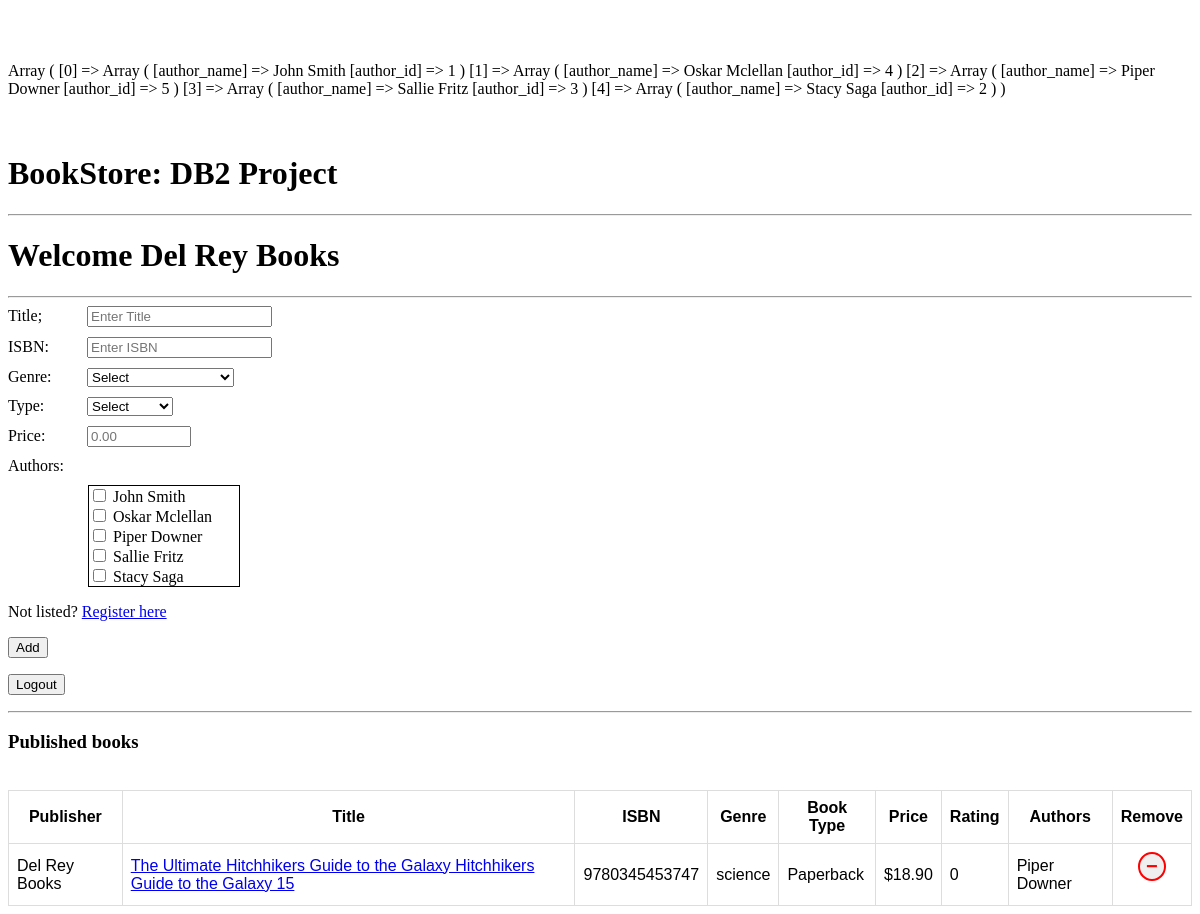
Screenshot of /publishers/publisher.php (signed in) with the database file from the repository.
### tables this page shows
CREATE TABLE tbl_is_author(
    user_id int NOT NULL,
    author_id int PRIMARY KEY NOT NULL AUTO_INCREMENT,
    author_name VARCHAR(100) NOT NULL,
    FOREIGN KEY (user_id) REFERENCES tbl_users(user_id) ON DELETE CASCADE,
    CONSTRAINT UC_authors_user UNIQUE (user_id)
);

CREATE TABLE tbl_books(
    book_id INT PRIMARY KEY NOT NULL AUTO_INCREMENT, 
    isbn VARCHAR(50) NOT NULL,
    title VARCHAR(100) NOT NULL, 
    genre VARCHAR(50) NOT NULL,
    book_type INT NOT NULL, 
    price FLOAT NOT NULL DEFAULT 0,
    rating FLOAT NOT NULL DEFAULT 0,
    publisher_name VARCHAR(100),
    FOREIGN KEY (publisher_name) REFERENCES tbl_publishers(pub_name) ON DELETE CASCADE,
    CONSTRAINT UC_Books UNIQUE (isbn, title, book_type)
);

### variables/variables.php (called while the page is built, shortened)
<?php
    $min_price = 0;
    $max_price = 10000;
    $book_types = array("Select", "Hardcover","Paperback", "Electronic","Audio");
    $book_genres = array("Select","Action, Adventures", "Alternate History", "Anthology", "Biography", "Chick Lit", "Children's", "Classic", "Comic", "Coming-of-age", "Computer Science","Crime", "Data Science","Drama", "Economics","Fairytale", "Fiction","Graphic novel", "History","Horror", "Mathematics","Mystery", "Nonfiction","Paranormal romance", "Philosophy","Picture book", "Poetry", "Political thriller", "Programming", "Psychology","Romance", "Science","Science fiction", "Short Story", "Signal Processing","Suspense", "Thriller", "Wester", "Yound adult", "Other");
    $tbl_is_author = 'tbl_is_author';
    $tbl_author_books = 'tbl_author_books';
    $tbl_books = 'tbl_books';
?>

### functions/functions.php (called while the page is built, shortened)
<?php
    function get_author_for_each_book($related_book_id, $conn){
        if(basename($_SERVER['PHP_SELF'])== 'publisher.php'){
            include('../variables/variables.php');
        } else if (basename($_SERVER['PHP_SELF'])== 'index.php'){
            include('./variables/variables.php');
        }
        $sql_fetch = "SELECT $tbl_is_author.author_name FROM $tbl_is_author WHERE $tbl_is_author.author_id IN ( SELECT $tbl_author_books.author_id FROM $tbl_author_books WHERE book_id = '$related_book_id');";
        $related_author = mysqli_query($conn, $sql_fetch);
        $auth_list = mysqli_fetch_all($related_author, MYSQLI_ASSOC);
        $auth_ct = mysqli_num_rows($related_author);
        $return_auth_string  = "";
        if($auth_ct > 0){
            if(count($auth_list) == 1){
                $return_auth_string = $auth_list[0]['author_name'];
            }
        }
        return $return_auth_string;
    }
?>

### publishers/publisher.php (the view, shortened to what this page needs)
<?php
    include('../config/db_connection.php');
    include('../variables/variables.php');
    include('../functions/functions.php');
    $typed_inputs = array('title' =>'', 'isbn'=>'', 'genre'=>'', 'type'=>'', 'price'=>'', 'authors'=>array());
    $publisher_name = htmlspecialchars($_SESSION['publisher_name']);
    $sql = "SELECT $tbl_books.book_id, $tbl_books.isbn, $tbl_books.title, $tbl_books.genre, $tbl_books.book_type, $tbl_books.price, $tbl_books.rating, $tbl_books.publisher_name FROM $tbl_books WHERE publisher_name = '$publisher_name'";
    $result = mysqli_query($conn, $sql);
    $books = mysqli_fetch_all($result, MYSQLI_ASSOC);
    $sql = "SELECT DISTINCT author_name, author_id from $tbl_is_author ORDER BY author_name;";
    $result = mysqli_query($conn, $sql);
    $available_authors = mysqli_fetch_all($result, MYSQLI_ASSOC);
    print_r($available_authors);
?>
    <?php
        include('../templates/header.php');
        function determine_Booktype($type){
            include("../variables/variables.php");
            return $book_types[$type];
        }
    ?>
    <h1>Welcome <?php echo $_SESSION['publisher_name']; ?></h1> <hr>
    <div class="publisher-center">
        <?php include('../books/add-books.php'); ?>
    </div>
    <hr>
    <h3>Published books</h3><br>
    <table>
        <tr>
            <th>Publisher</th>
            <th>Title</th>
            <th>ISBN</th>
            <th>Genre</th>
            <th>Book Type</th>
            <th>Price</th>
            <th>Rating</th>
            <th>Authors</th>
            <th>Remove</th>
        </tr>
        <?php foreach($books as $book): ?>
            <tr>
                <td><?php echo $book['publisher_name'] ?></td>
                <td><a href="../books/edit-books.php?id=<?php echo $book['book_id'] ?>"><?php echo $book['title'] ?></a></td>
                <td><?php echo $book['isbn'] ?></td>
                <td><?php echo $book['genre'] ?></td>
                <td><?php echo determine_Booktype($book['book_type']); ?></td>
                <td><?php $number = sprintf('%.2f', $book['price']); echo '$'.$number;  ?></td>
                <td><?php echo $book['rating'] ?></td>
                <td><?php  echo get_author_for_each_book($book['book_id'], $conn);?></td>
                <td style="text-align:center;">
                    <form action="<?php htmlspecialchars($_SERVER['PHP_SELF']); ?>" method="POST">
                        <button style="font-size: 20px; text-align: center; border-radius: 50%; color: red; border: 2px solid red;" type="submit" name="delete_book" value=""><b>&#8722;</b></button>
                    </form>
                </td>
            </tr>
        <?php endforeach; ?>
    </table>
    <?php include('../templates/footer.php') ?>
</html>

### books/add-books.php (shortened to what this page needs)
<form action="<?php htmlspecialchars($_SERVER['PHP_SELF']); ?>" method="post">
    <div class="book_name">
        <label for="book_name">Title;</label>
        <input type="text" name="book_name" id="" placeholder="Enter Title"
        value="<?php
            if(basename($_SERVER['PHP_SELF']) == 'publisher.php'){
                echo $typed_inputs['title'];
            }
            if(basename($_SERVER['PHP_SELF']) == 'edit-books.php'){
                echo $current_book['title'];
            }
        ?>"
        required>
    </div>
    <div class="book_isbn">
        <label for="book_isbn">ISBN:</label>
        <input type="text" name="book_isbn" id="" placeholder="Enter ISBN"
        value="<?php
            if(basename($_SERVER['PHP_SELF']) == 'publisher.php'){
                echo $typed_inputs['isbn'];
            }
            if(basename($_SERVER['PHP_SELF']) == 'edit-books.php'){
                echo $current_book['isbn'];
            }
        ?>"
        required>
    </div>
    <div class="book_genre"
    <?php
        if(basename($_SERVER['PHP_SELF']) == 'edit-books.php'){
            echo 'hidden';
        }
    ?>>
        <label for="book_genre">Genre:</label>
        <select type="text" name="book_genre" id="" placeholder="Enter Genre">
            <?php  foreach($book_genres as $genre): ?>
                <option
                <?php
                    if(basename($_SERVER['PHP_SELF']) == 'publisher.php'){
                        if($genre == $typed_inputs['genre']) {
                            echo 'selected';
                        }
                    }
                    if(basename($_SERVER['PHP_SELF']) == 'edit-books.php'){
                        echo 'disabled';
                    }
                ?>
                value="<?php echo $genre; ?>"> <?php echo $genre; ?></option>
            <?php endforeach;?>
        </select>
    </div>
    <div class="book_type" <?php
        if(basename($_SERVER['PHP_SELF']) == 'edit-books.php'){
            echo 'hidden';
        }
    ?>>
        <label for="book_type">Type:</label>
        <select type="text" name="book_type" id="" placeholder="Enter Book Type">
            <?php $index = 0; foreach($book_types as $type): ?>
                <option
                <?php
                    if(basename($_SERVER['PHP_SELF']) == 'publisher.php'){
                        if($index == $typed_inputs['type']) echo 'selected';
                    }
                    if(basename($_SERVER['PHP_SELF']) == 'edit-books.php'){
                        echo 'disabled';
                    }
                ?>
                value="<?php echo $index; ?>"> <?php echo $type; ?></option>
            <?php $index++; endforeach;?>
        </select>
    </div>
    <div class="book_price">
        <label for="book_price">Price:</label>
        <input type="number" name="book_price" id="" placeholder="0.00" step="0.01" min="<?php echo $min_price; ?>" max="<?php echo $max_price; ?>"
        value="
            <?php
                if(basename($_SERVER['PHP_SELF']) == 'publisher.php'){
                    echo $typed_inputs['price'];
                }
            ?>"
        required>
    </div>
    <div class="book_author"
    <?php
        if(basename($_SERVER['PHP_SELF']) == 'edit-books.php'){
            echo 'hidden';
        }
    ?> >
        <label for="book_author">Authors:</label>
        <div class="book_author-checkbox" >
            <?php
                if(basename($_SERVER['PHP_SELF']) == 'publisher.php'):
                    foreach($available_authors as $authors):
            ?>
                <input
                    <?php
                        if(basename($_SERVER['PHP_SELF']) == 'publisher.php'){
                            if(array_key_exists($authors['author_name'],$typed_inputs['authors'] )) {
                                echo 'checked';
                            }
                        }
                        if(basename($_SERVER['PHP_SELF']) == 'edit-books.php'){
                            echo 'disabled';
                        }
                    ?>
                type="checkbox" name="availabe_authors[]" value="<?php echo $authors['author_name']; ?>"> <?php echo $authors['author_name']; ?></input><br>
            <?php
                    endforeach;
                endif;
            ?>
        </div>
        <p>Not listed? <a href="#">Register here</a></p>
    </div>
    <div class="form-add">
        <button type="submit"
        name="<?php
            if(basename($_SERVER['PHP_SELF']) == 'publisher.php'){
                echo 'book_add';
            }
            if(basename($_SERVER['PHP_SELF']) == 'edit-books.php'){
                echo 'book_edit';
            }
        ?>"
        value="<?php
            if(basename($_SERVER['PHP_SELF']) == 'publisher.php'){
                echo 'Add';
            }
            if(basename($_SERVER['PHP_SELF']) == 'edit-books.php'){
                echo 'Edit';
            }
        ?>">
            <?php
            if(basename($_SERVER['PHP_SELF']) == 'publisher.php'){
                echo 'Add';
            }
        ?>
        </button>
    </div>
</form>
<form action="<?php htmlspecialchars($_SERVER['PHP_SELF']); ?>" method="post">
    <button type="submit"
    name="<?php
            if(basename($_SERVER['PHP_SELF']) == 'publisher.php'){
                echo 'log_out';
            }
            if(basename($_SERVER['PHP_SELF']) == 'edit-books.php'){
                echo 'cancel';
            }
        ?>"
    value="<?php
            if(basename($_SERVER['PHP_SELF']) == 'publisher.php'){
                echo 'Log out';
            }
            if(basename($_SERVER['PHP_SELF']) == 'edit-books.php'){
                echo 'Cancel';
            }
        ?>">
        <?php
            if(basename($_SERVER['PHP_SELF']) == 'publisher.php'){
                echo 'Logout';
            }
        ?>
    </button>
</form>

### templates/header.php (style rules this page uses)
table { font-family: arial, sans-serif; border-collapse: collapse; width: 100%; }
td, th { border: 1px solid #dddddd; text-align: left; padding: 8px; }
th { text-align: center; }
label { display: inline-block; width: 75px; }
.book_name { margin-bottom: 10px; }
.book_isbn { margin-bottom: 10px; }
.book_author { margin-bottom: 10px; }
.book_genre { margin-bottom: 10px; }
.book_type { margin-bottom: 10px; }
.book_price { margin-bottom: 10px; }
.book_author-checkbox { margin-left: 80px; margin-top: 10px; border:1px solid #000; width:150px; height: 100px; overflow-y: scroll; }

### rows the page displays
tbl_is_author: author_name "John Smith"
tbl_is_author: author_name "Oskar Mclellan"
tbl_is_author: author_name "Piper Downer"
tbl_is_author: author_name "Sallie Fritz"
tbl_is_author: author_name "Stacy Saga"
tbl_books: publisher_name "Del Rey Books", title "The Ultimate Hitchhikers Guide to the Galaxy Hitchhikers Guide to the Galaxy 15", isbn "9780345453747", genre "science", book_type "Paperback", price "18.90", rating "0", book_id.author_name "Piper Downer"

### other values shown
$_SESSION['publisher_name'] "Del Rey Books"
form field book_genre "Select"
form field book_type "Select"
